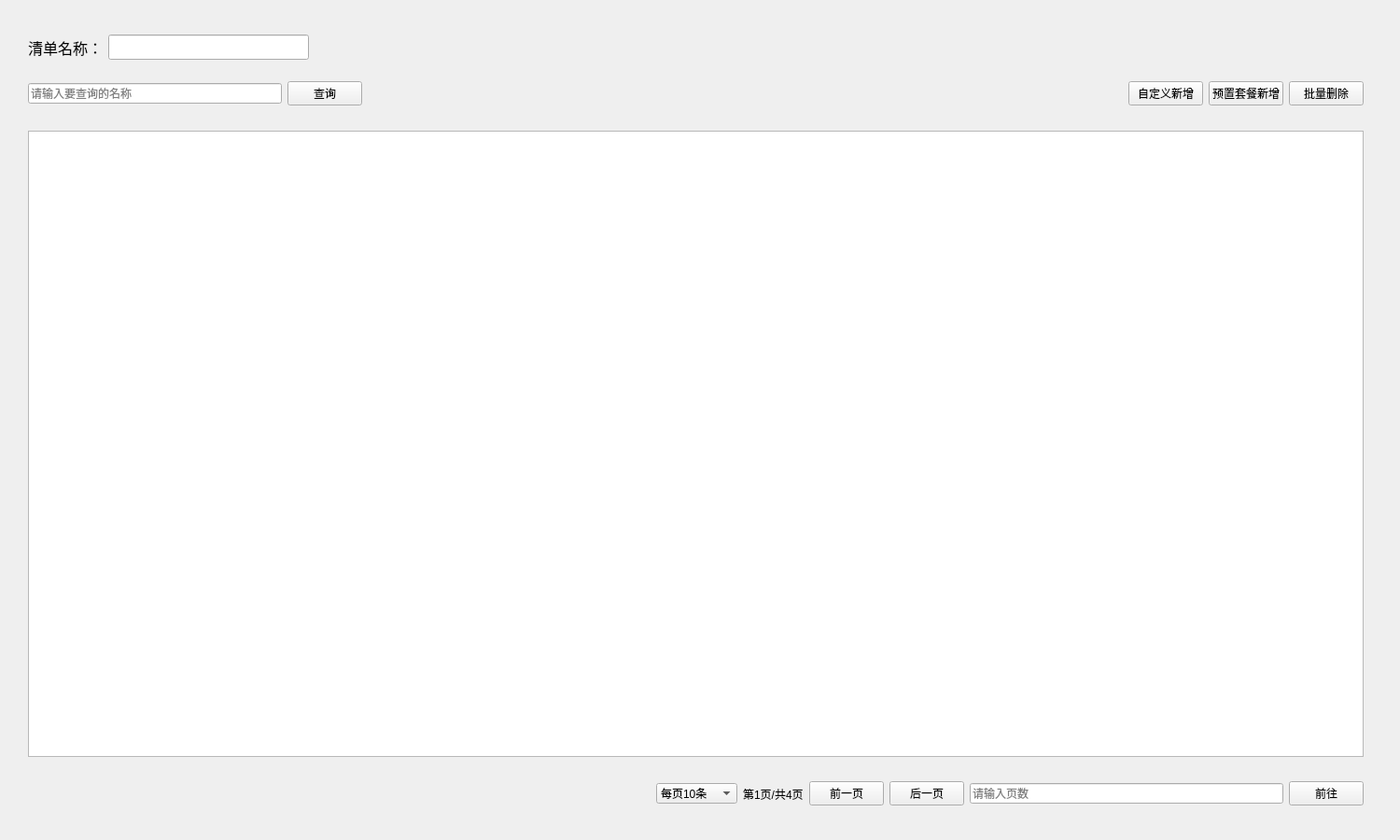
<?xml version="1.0" encoding="UTF-8"?>
<ui version="4.0">
 <class>Form</class>
 <widget class="QWidget" name="Form">
  <property name="geometry">
   <rect>
    <x>0</x>
    <y>0</y>
    <width>1500</width>
    <height>900</height>
   </rect>
  </property>
  <property name="windowTitle">
   <string>Form</string>
  </property>
  <widget class="QWidget" name="horizontalLayoutWidget">
   <property name="geometry">
    <rect>
     <x>30</x>
     <y>30</y>
     <width>301</width>
     <height>41</height>
    </rect>
   </property>
   <layout class="QHBoxLayout" name="horizontalLayout">
    <item>
     <widget class="QLabel" name="label">
      <property name="font">
       <font>
        <pointsize>12</pointsize>
       </font>
      </property>
      <property name="text">
       <string>清单名称：</string>
      </property>
     </widget>
    </item>
    <item>
     <widget class="QLineEdit" name="listName">
      <property name="enabled">
       <bool>true</bool>
      </property>
      <property name="font">
       <font>
        <pointsize>12</pointsize>
       </font>
      </property>
      <property name="readOnly">
       <bool>true</bool>
      </property>
     </widget>
    </item>
   </layout>
  </widget>
  <widget class="QWidget" name="horizontalLayoutWidget_2">
   <property name="geometry">
    <rect>
     <x>30</x>
     <y>80</y>
     <width>1431</width>
     <height>41</height>
    </rect>
   </property>
   <layout class="QHBoxLayout" name="horizontalLayout_2">
    <property name="spacing">
     <number>6</number>
    </property>
    <item>
     <widget class="QLineEdit" name="searchLineEdit">
      <property name="placeholderText">
       <string>请输入要查询的名称</string>
      </property>
     </widget>
    </item>
    <item>
     <widget class="QPushButton" name="searchButton">
      <property name="text">
       <string>查询</string>
      </property>
     </widget>
    </item>
    <item>
     <spacer name="horizontalSpacer_3">
      <property name="orientation">
       <enum>Qt::Horizontal</enum>
      </property>
      <property name="sizeHint" stdset="0">
       <size>
        <width>40</width>
        <height>20</height>
       </size>
      </property>
     </spacer>
    </item>
    <item>
     <spacer name="horizontalSpacer_2">
      <property name="orientation">
       <enum>Qt::Horizontal</enum>
      </property>
      <property name="sizeHint" stdset="0">
       <size>
        <width>40</width>
        <height>20</height>
       </size>
      </property>
     </spacer>
    </item>
    <item>
     <spacer name="horizontalSpacer">
      <property name="orientation">
       <enum>Qt::Horizontal</enum>
      </property>
      <property name="sizeHint" stdset="0">
       <size>
        <width>40</width>
        <height>20</height>
       </size>
      </property>
     </spacer>
    </item>
    <item>
     <widget class="QPushButton" name="addButton_3">
      <property name="text">
       <string>自定义新增</string>
      </property>
     </widget>
    </item>
    <item>
     <widget class="QPushButton" name="presetButton">
      <property name="text">
       <string>预置套餐新增</string>
      </property>
     </widget>
    </item>
    <item>
     <widget class="QPushButton" name="deleteButton_2">
      <property name="text">
       <string>批量删除</string>
      </property>
     </widget>
    </item>
   </layout>
  </widget>
  <widget class="QTableWidget" name="ViewShowTable">
   <property name="geometry">
    <rect>
     <x>30</x>
     <y>140</y>
     <width>1431</width>
     <height>671</height>
    </rect>
   </property>
  </widget>
  <widget class="QWidget" name="horizontalLayoutWidget_3">
   <property name="geometry">
    <rect>
     <x>30</x>
     <y>820</y>
     <width>1431</width>
     <height>61</height>
    </rect>
   </property>
   <layout class="QHBoxLayout" name="horizontalLayout_3">
    <item>
     <spacer name="horizontalSpacer_4">
      <property name="orientation">
       <enum>Qt::Horizontal</enum>
      </property>
      <property name="sizeHint" stdset="0">
       <size>
        <width>40</width>
        <height>20</height>
       </size>
      </property>
     </spacer>
    </item>
    <item>
     <spacer name="horizontalSpacer_5">
      <property name="orientation">
       <enum>Qt::Horizontal</enum>
      </property>
      <property name="sizeHint" stdset="0">
       <size>
        <width>40</width>
        <height>20</height>
       </size>
      </property>
     </spacer>
    </item>
    <item>
     <widget class="QComboBox" name="pageSelectBox">
      <item>
       <property name="text">
        <string>每页10条</string>
       </property>
      </item>
      <item>
       <property name="text">
        <string>每页20条</string>
       </property>
      </item>
      <item>
       <property name="text">
        <string>每页50条</string>
       </property>
      </item>
      <item>
       <property name="text">
        <string>每页100条</string>
       </property>
      </item>
     </widget>
    </item>
    <item>
     <widget class="QLabel" name="pageShowLabel">
      <property name="text">
       <string>第1页/共4页</string>
      </property>
     </widget>
    </item>
    <item>
     <widget class="QPushButton" name="forwardButton">
      <property name="text">
       <string>前一页</string>
      </property>
     </widget>
    </item>
    <item>
     <widget class="QPushButton" name="backButton">
      <property name="text">
       <string>后一页</string>
      </property>
     </widget>
    </item>
    <item>
     <widget class="QLineEdit" name="pageLineEdit">
      <property name="inputMask">
       <string/>
      </property>
      <property name="placeholderText">
       <string>请输入页数</string>
      </property>
     </widget>
    </item>
    <item>
     <widget class="QPushButton" name="goToButton">
      <property name="text">
       <string>前往</string>
      </property>
     </widget>
    </item>
   </layout>
  </widget>
 </widget>
 <resources/>
 <connections/>
</ui>
